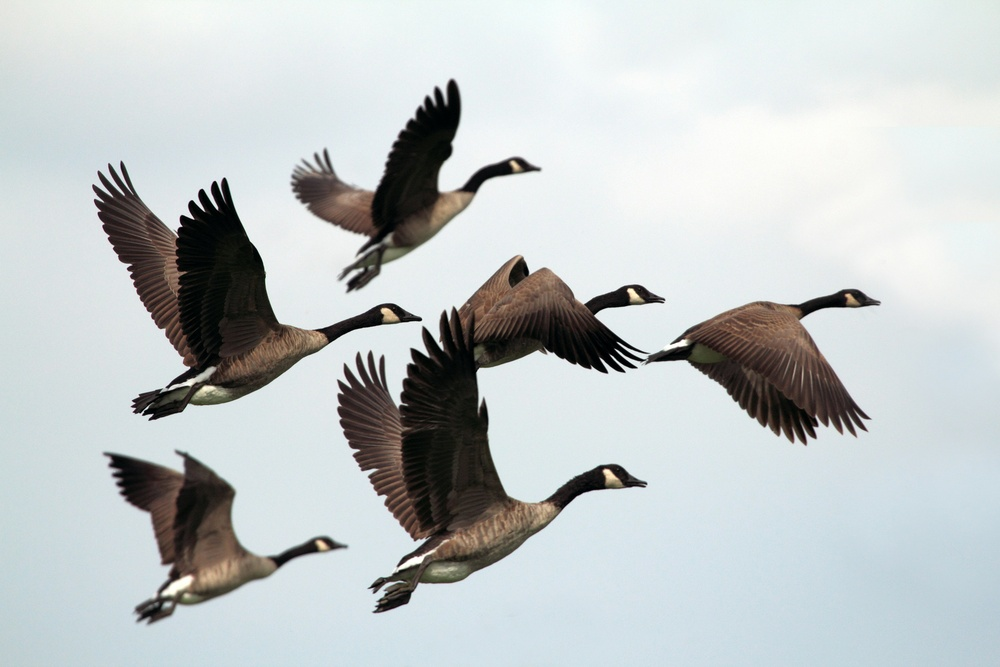
#> input picture Bird.jpg, 1000 x 667 px, shrunk from 5184 x 3456 before the run, found by its file name
$ jupyter execute ImageSegmentation.ipynb
#> lines starting #> are read from the running program, lines starting #| are printed output that depends on the picture
<a href="https://colab.research.google.com/github/LarshVakil/ImageSegmentation/blob/main/ImageSegmentation.ipynb" target="_parent"></a>

[cell 1]
#Libraries

import numpy as np
import matplotlib.pyplot as plt
from matplotlib.image import imread

[cell 2]
#Reading and displaying the images

#Image 1

car = imread('/content/Bird.jpg')
#> car is the input picture: shape (667, 1000, 3); mean R, G, B 193.2, 198.6, 199.2
car.size , car.shape
plt.imshow(car)
plt.axis('off')
plt.show()


#Image 2

# car = imread('/images/Car.jpg')
# car.size , car.shape
# #plt.imshow(car)


#Image 3

# tree = imread('/images/Tree.jpg')
# tree.size , tree.shape
# #plt.imshow(tree)

[cell 3]
#Converting the 3 2d matrics into 3 1D matrices
height , width , channel = car.shape
#> height = 667; width = 1000; channel = 3
car_flat = car.reshape(height * width , channel)
car_flat.shape
#> Out = (667000, 3)

[cell 4]
#Functions for later use


#Not used yet in any code
def distance(p , q , array):

  diff = (array[p] - array[q])
  summed_sq = np.sum(diff ** 2)
  dist = (summed_sq ** 0.5 )
  return dist


#test
# distance(0,1,car_flat)
# car_flat[0:2]

def centroid_select(array , k):

  centroid_indices = np.random.choice(array.shape[0] , k)
  return array[centroid_indices]

#test
#centroid_select(car_flat , 5)


def vectorisation_distance(ExpandedArray1 , ExpandedArray2):

  diff = ExpandedArray1 - ExpandedArray2

  # Axis 2 because colour channel is along axis 2 as seen after this block
  dist = (np.sum(diff ** 2 , axis = 2) ** 0.5 )

  return dist

def shift(current_centroids , new_centroids):
  sq_dif = (current_centroids - new_centroids)**2
  sum_sq = np.sum(sq_dif)
  return sum_sq

[cell 5]
# Since the size number of pixels is huge we cannot run loops to find distance using normal function so we use
# vectoristion distance function

k = int(input("Enter number of clusters"))
#> the answer given: 3
iterations = int(input("Enter number of iterations"))
#> the answer given: 3
print(centroid_select(car_flat , k).shape)
#| (3, 3)
print(car_flat.shape)
#| (667000, 3)


# The shapes are different so we cannot subtract directly and so we add an axis to both of the arrays and then
# we can subtract them so the arrays stretch to fit so we can find the difference and then the distance

# The pixel array is of shape ( n , 3 ) and the centroid array is ( k , 3 ) we want to add axis and
# stretch it to ( n , k , 3) or ( k , n , 3 ) to be able to subtract one from the other lets choose (n , k , 3 )
print('Expanded Sizes')
car_expanded  = car_flat[: , np.newaxis , :]
print(car_expanded.shape)
#| (667000, 1, 3)
centroid_expanded = centroid_select(car_flat , k)[np.newaxis , : , :]
#> centroid_expanded = [[176, 181, 185], [128, 108, 101], [224, 230, 230]]
print(centroid_expanded.shape)
#| (1, 3, 3)

# Now we can find distance
dif = car_expanded - centroid_expanded
print(dif.shape)
#| (667000, 3, 3)
# Its size is n , k , 3 as expected but we cant use the  normal distance formula we created anymore so
# use the vectorisationdistance function
distances = vectorisation_distance(car_expanded , centroid_expanded)
print(distances.shape)
#| (667000, 3)

# Now we have the distance of each pixel from the centroid of the cluster
# Now we calculate from which cluster centroid is the pixel closest to

cluster_centroid_closest = np.argmin(distances , axis = 1)


#test
#cluster_centroid_closest[0:10]

[cell 6]
#Lets iteratively improve the clusters

# Initalise the centroids which we have calculated in abov block
current_centroids = centroid_expanded[0]
#> current_centroids has the same summary as centroid_expanded
iter = 0
#The loop will run till the previous iteration and latest itertion centroids are same
while True:
  iter +=1

  centroid_expanded = current_centroids[np.newaxis , : , :]

  distances = vectorisation_distance(car_expanded , centroid_expanded)

  cluster_centroid_closest = np.argmin(distances , axis = 1)

  #Now calculating the new centroids for this round
  new_centroid_list = []

  for j in range(k):

    cluster_pixels = car_flat[cluster_centroid_closest == j]

    new_centroid = np.mean(cluster_pixels , axis = 0)

    new_centroid_list.append(new_centroid)

  new_centroids = np.array(new_centroid_list)

  # if shift(current_centroids , new_centroids) <= 0.001:
  #   break

  current_centroids = new_centroids

  if iter == iterations:
    break
#> this loop made 3 passes
#> centroid_expanded on pass 1: [[176, 181, 185], [128, 108, 101], [224, 230, 230]]
#> after the loop, iter = 3

[cell 7]
# Now lets make the picture back to it original dimension and see all the clusters


correct_colors = np.uint8(current_centroids)
#First make the flat segmented image
segmented_flat = correct_colors[cluster_centroid_closest]

#Make it 2d
segmented_image = segmented_flat.reshape(car.shape)
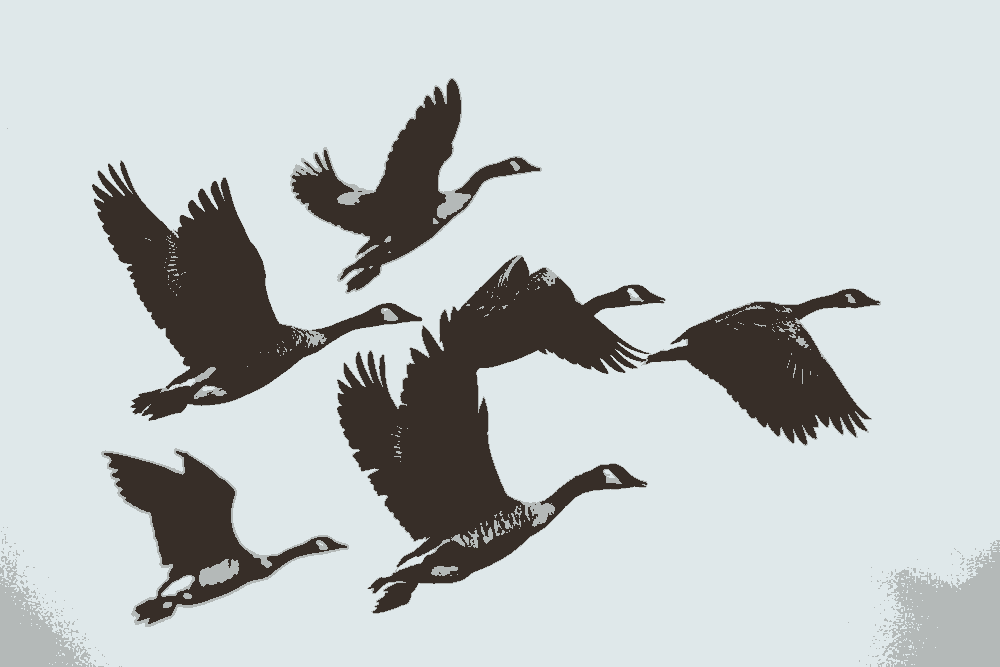
#> segmented_image: shape (667, 1000, 3); mean R, G, B 192.7, 198.4, 198.9

#Now lets see it displayed
plt.figure(figsize=(8, 6))
plt.title("Segmented Image")
plt.imshow(segmented_image)
plt.axis('off')
plt.show()

[cell 8]
# Making different masks for different clusters

# Logic used is make the rest of pixels black and the pixels inside the cluster coloured as is

for j in range(k):


  cluster_mask_flat = np.copy(car_flat)

  cluster_mask_flat[cluster_centroid_closest == j] = correct_colors[j]


  cluster_mask_flat[cluster_centroid_closest != j] = [0, 0, 0]


  cluster_mask_image = cluster_mask_flat.reshape(car.shape)


  plt.figure(figsize=(8, 6))
  plt.title(f"Cluster {j + 1} Mask")
  plt.imshow(cluster_mask_image)
  plt.axis('off')
  plt.show()
#> this loop made 3 passes
#> pass 1, `cluster_mask_image = cluster_mask_flat.reshape(car.shape)`:
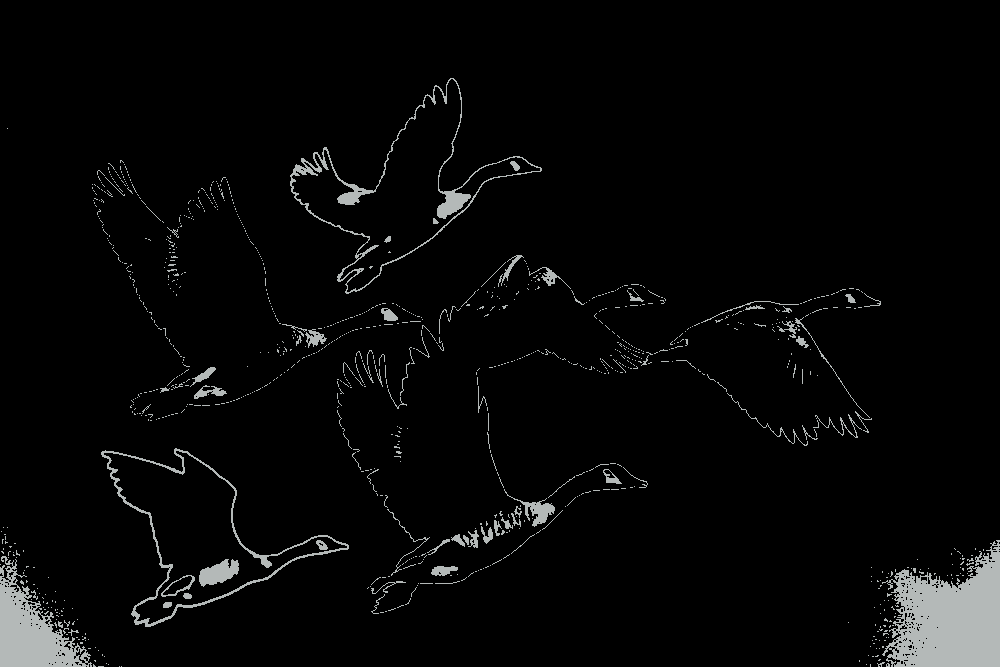
#> cluster_mask_image: shape (667, 1000, 3); mean R, G, B 7.5, 7.8, 7.7
#> pass 2, `cluster_mask_image = cluster_mask_flat.reshape(car.shape)`:
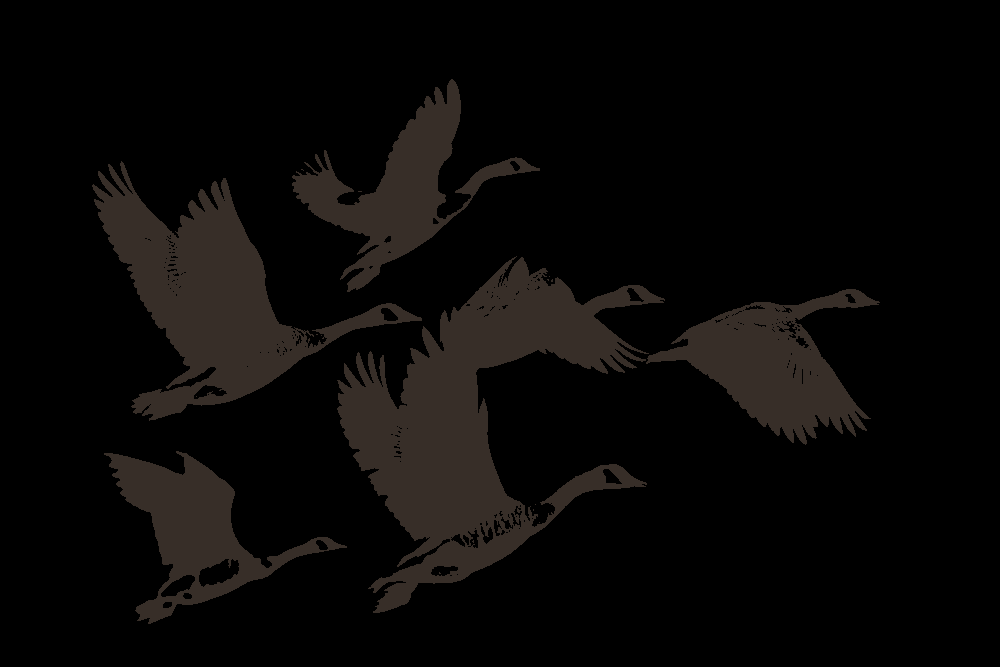
#> cluster_mask_image: shape (667, 1000, 3); mean R, G, B 9.3, 7.8, 6.8
#> pass 3, `cluster_mask_image = cluster_mask_flat.reshape(car.shape)`:
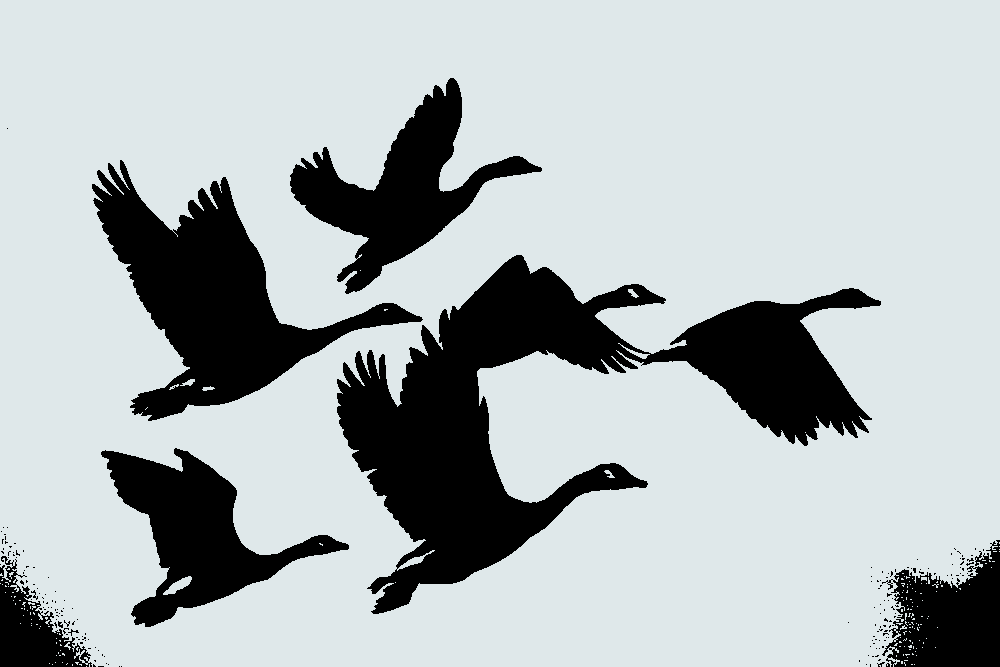
#> cluster_mask_image: shape (667, 1000, 3); mean R, G, B 175.8, 182.9, 184.4

$ run again, with azmaan-baluch-_ra6NcejHVs-unsplash.jpg copied over Bird.jpg
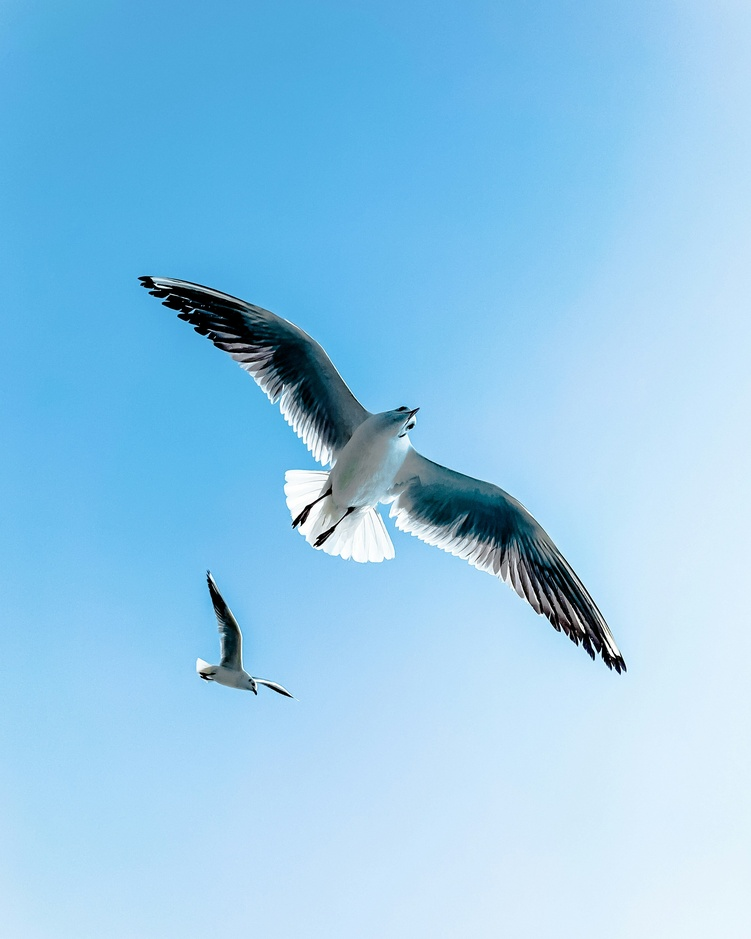
#> input picture azmaan-baluch-_ra6NcejHVs-unsplash.jpg, 751 x 939 px, shrunk from 2573 x 3216 before the run, found by its file name
#> car is the input picture: shape (939, 751, 3); mean R, G, B 145.7, 200.4, 233.8
#| (3, 3)
#| (705189, 3)
#| (705189, 1, 3)
#> `centroid_expanded = centroid_select(car_flat , k)[np.newaxis , : , :]`: centroid_expanded = [[149, 209, 245], [106, 188, 236], [207, 233, 250]]
#| (1, 3, 3)
#| (705189, 3, 3)
#| (705189, 3)
#> current_centroids has the same summary as centroid_expanded
#> the loop `while True:` made 3 passes
#> centroid_expanded on pass 1: [[149, 209, 245], [106, 188, 236], [207, 233, 250]]
#> after the loop `while True:`: iter = 3
#> `segmented_image = segmented_flat.reshape(car.shape)`:
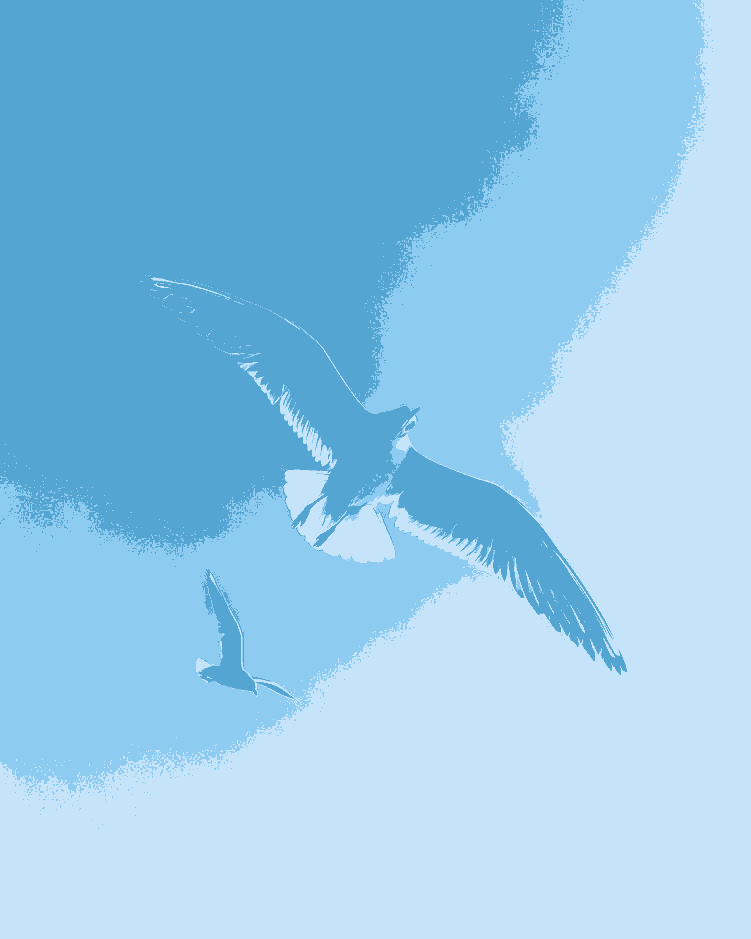
#> segmented_image: shape (939, 751, 3); mean R, G, B 145, 200.1, 233.5
#> the loop `for j in range(k):  ` made 3 passes
#> pass 3, `cluster_mask_image = cluster_mask_flat.reshape(car.shape)`:
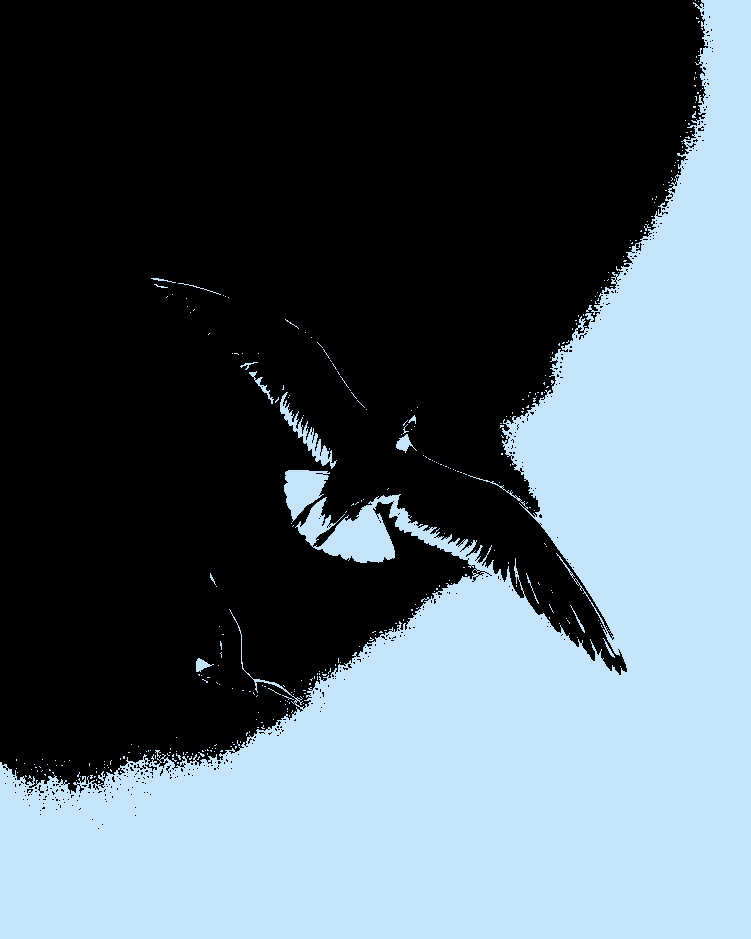
#> cluster_mask_image: shape (939, 751, 3); mean R, G, B 81.7, 94.1, 102.8
